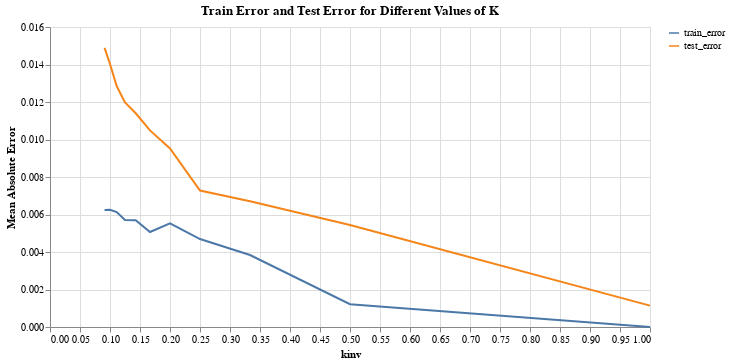

Notebook cell for this chart:
### Markdown cell above
It is clear that the linear regression method underestimates the RUB/USD exchange rates, while the K-Neighbors prediction is an overestimate.

Would a different value of K give a better model? We investigate using the method for plotting the train and test curves from the [course notes](https://christopherdavisuci.github.io/UCI-Math-10-W22/Week6/Week6-Wednesday.html).

### Code cell
def get_scores(k):
    reg = KNeighborsRegressor(n_neighbors=k)
    reg.fit(X_train, y_train)
    train_error = mean_absolute_error(reg.predict(X_train), y_train)
    test_error = mean_absolute_error(reg.predict(X_test), y_test)
    return (train_error, test_error)
df_scores = pd.DataFrame({"k":range(1,12),"train_error":np.nan,"test_error":np.nan})
for i in df_scores.index:
    df_scores.loc[i,["train_error","test_error"]] = get_scores(df_scores.loc[i,"k"])
df_scores["kinv"] = 1/df_scores.k
c7 = alt.Chart(df_scores).mark_line().encode(
    x = "kinv",
    y=alt.Y(alt.repeat('layer'),
        type='quantitative',
        title='Mean Absolute Error'
        #scale=alt.Scale(zero=False)
        ),
    color=alt.ColorDatum(alt.repeat('layer'))
).properties(
    title="Train Error and Test Error for Different Values of K",
    width=600
).repeat(layer=["train_error", "test_error"])
c7

### Figure 1 — Vega-Lite specification as saved in the notebook (floating-point values rounded to 4 significant figures)
{"config": {"view": {"continuousWidth": 400, "continuousHeight": 300}}, "repeat": {"layer": ["train_error", "test_error"]}, "spec": {"data": {"name": "data-4d64bc9e6d91c08d5f35c2e78c17c350"}, "mark": "line", "encoding": {"color": {"datum": {"repeat": "layer"}}, "x": {"field": "kinv", "type": "quantitative"}, "y": {"field": {"repeat": "layer"}, "title": "Mean Absolute Error", "type": "quantitative"}}, "title": "Train Error and Test Error for Different Values of K", "width": 600}, "$schema": "https://vega.github.io/schema/vega-lite/v4.17.0.json", "datasets": {"data-4d64bc9e6d91c08d5f35c2e78c17c350": [{"k": 1, "train_error": 0.0, "test_error": 0.001141, "kinv": 1.0}, {"k": 2, "train_error": 0.001212, "test_error": 0.005441, "kinv": 0.5}, {"k": 3, "train_error": 0.003838, "test_error": 0.006711, "kinv": 0.3333}, {"k": 4, "train_error": 0.004691, "test_error": 0.007277, "kinv": 0.25}, {"k": 5, "train_error": 0.005529, "test_error": 0.009519, "kinv": 0.2}, {"k": 6, "train_error": 0.005068, "test_error": 0.01049, "kinv": 0.1667}, {"k": 7, "train_error": 0.005699, "test_error": 0.0114, "kinv": 0.1429}, {"k": 8, "train_error": 0.005705, "test_error": 0.01197, "kinv": 0.125}, {"k": 9, "train_error": 0.006129, "test_error": 0.01285, "kinv": 0.1111}, {"k": 10, "train_error": 0.006254, "test_error": 0.01403, "kinv": 0.1}, {"k": 11, "train_error": 0.006234, "test_error": 0.01489, "kinv": 0.09091}]}}
